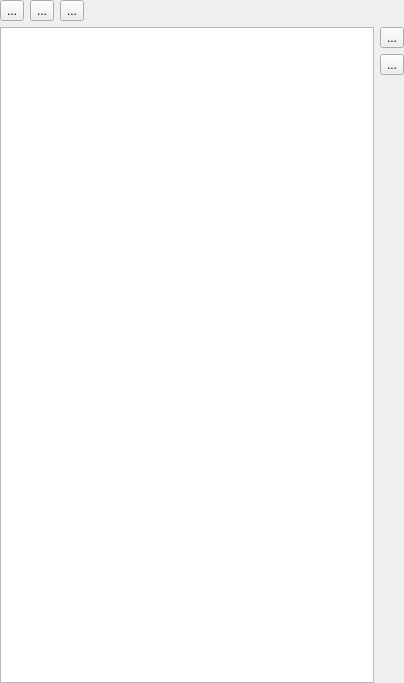
<?xml version="1.0" encoding="UTF-8"?>
<ui version="4.0">
 <class>Selections</class>
 <widget class="QWidget" name="Selections">
  <property name="geometry">
   <rect>
    <x>0</x>
    <y>0</y>
    <width>404</width>
    <height>683</height>
   </rect>
  </property>
  <property name="windowTitle">
   <string>Form</string>
  </property>
  <layout class="QGridLayout" name="gridLayout">
   <property name="leftMargin">
    <number>0</number>
   </property>
   <property name="topMargin">
    <number>0</number>
   </property>
   <property name="rightMargin">
    <number>0</number>
   </property>
   <property name="bottomMargin">
    <number>0</number>
   </property>
   <item row="0" column="0">
    <layout class="QVBoxLayout" name="verticalLayout_2">
     <item>
      <layout class="QHBoxLayout" name="horizontalLayout">
       <item>
        <widget class="QToolButton" name="tbCreate">
         <property name="minimumSize">
          <size>
           <width>0</width>
           <height>0</height>
          </size>
         </property>
         <property name="toolTip">
          <string>Create from current selection</string>
         </property>
         <property name="statusTip">
          <string>Create from current selection</string>
         </property>
         <property name="whatsThis">
          <string>Create from current selection</string>
         </property>
         <property name="text">
          <string>...</string>
         </property>
         <property name="icon">
          <iconset resource="FeatureAnalyzer.qrc">
           <normaloff>:/images/add_sel.png</normaloff>:/images/add_sel.png</iconset>
         </property>
         <property name="iconSize">
          <size>
           <width>32</width>
           <height>32</height>
          </size>
         </property>
        </widget>
       </item>
       <item>
        <widget class="QToolButton" name="tbDelete">
         <property name="minimumSize">
          <size>
           <width>0</width>
           <height>0</height>
          </size>
         </property>
         <property name="toolTip">
          <string>Delete selection</string>
         </property>
         <property name="statusTip">
          <string>Delete selection</string>
         </property>
         <property name="whatsThis">
          <string>Delete selection</string>
         </property>
         <property name="text">
          <string>...</string>
         </property>
         <property name="icon">
          <iconset resource="FeatureAnalyzer.qrc">
           <normaloff>:/images/rem_sel.png</normaloff>:/images/rem_sel.png</iconset>
         </property>
         <property name="iconSize">
          <size>
           <width>32</width>
           <height>32</height>
          </size>
         </property>
        </widget>
       </item>
       <item>
        <widget class="QToolButton" name="tbSwitch">
         <property name="minimumSize">
          <size>
           <width>0</width>
           <height>0</height>
          </size>
         </property>
         <property name="toolTip">
          <string>Switch to selection</string>
         </property>
         <property name="statusTip">
          <string>Switch to selection</string>
         </property>
         <property name="whatsThis">
          <string>Switch to selection</string>
         </property>
         <property name="text">
          <string>...</string>
         </property>
         <property name="icon">
          <iconset resource="FeatureAnalyzer.qrc">
           <normaloff>:/images/switch_sel.png</normaloff>:/images/switch_sel.png</iconset>
         </property>
         <property name="iconSize">
          <size>
           <width>32</width>
           <height>32</height>
          </size>
         </property>
        </widget>
       </item>
       <item>
        <spacer name="horizontalSpacer">
         <property name="orientation">
          <enum>Qt::Horizontal</enum>
         </property>
         <property name="sizeHint" stdset="0">
          <size>
           <width>40</width>
           <height>20</height>
          </size>
         </property>
        </spacer>
       </item>
      </layout>
     </item>
     <item>
      <layout class="QHBoxLayout" name="horizontalLayout_2">
       <item>
        <widget class="QListWidget" name="listWidget">
         <property name="selectionMode">
          <enum>QAbstractItemView::ExtendedSelection</enum>
         </property>
        </widget>
       </item>
       <item>
        <layout class="QVBoxLayout" name="verticalLayout">
         <item>
          <widget class="QToolButton" name="tbAddVis">
           <property name="minimumSize">
            <size>
             <width>0</width>
             <height>0</height>
            </size>
           </property>
           <property name="toolTip">
            <string>Add to Visualization</string>
           </property>
           <property name="statusTip">
            <string>Add to Visualization</string>
           </property>
           <property name="whatsThis">
            <string>Add to Visualization</string>
           </property>
           <property name="text">
            <string>...</string>
           </property>
           <property name="icon">
            <iconset resource="FeatureAnalyzer.qrc">
             <normaloff>:/images/vis_sel.png</normaloff>:/images/vis_sel.png</iconset>
           </property>
           <property name="iconSize">
            <size>
             <width>60</width>
             <height>32</height>
            </size>
           </property>
          </widget>
         </item>
         <item>
          <widget class="QToolButton" name="tbCompare">
           <property name="minimumSize">
            <size>
             <width>0</width>
             <height>0</height>
            </size>
           </property>
           <property name="toolTip">
            <string>Compare two selections</string>
           </property>
           <property name="statusTip">
            <string>Compare two selections</string>
           </property>
           <property name="whatsThis">
            <string>Compare two selections</string>
           </property>
           <property name="text">
            <string>...</string>
           </property>
           <property name="icon">
            <iconset resource="FeatureAnalyzer.qrc">
             <normaloff>:/images/compare_sel.png</normaloff>:/images/compare_sel.png</iconset>
           </property>
           <property name="iconSize">
            <size>
             <width>60</width>
             <height>32</height>
            </size>
           </property>
          </widget>
         </item>
         <item>
          <spacer name="verticalSpacer">
           <property name="orientation">
            <enum>Qt::Vertical</enum>
           </property>
           <property name="sizeHint" stdset="0">
            <size>
             <width>20</width>
             <height>40</height>
            </size>
           </property>
          </spacer>
         </item>
        </layout>
       </item>
      </layout>
     </item>
    </layout>
   </item>
  </layout>
 </widget>
 <resources>
  <include location="FeatureAnalyzer.qrc"/>
 </resources>
 <connections/>
</ui>
